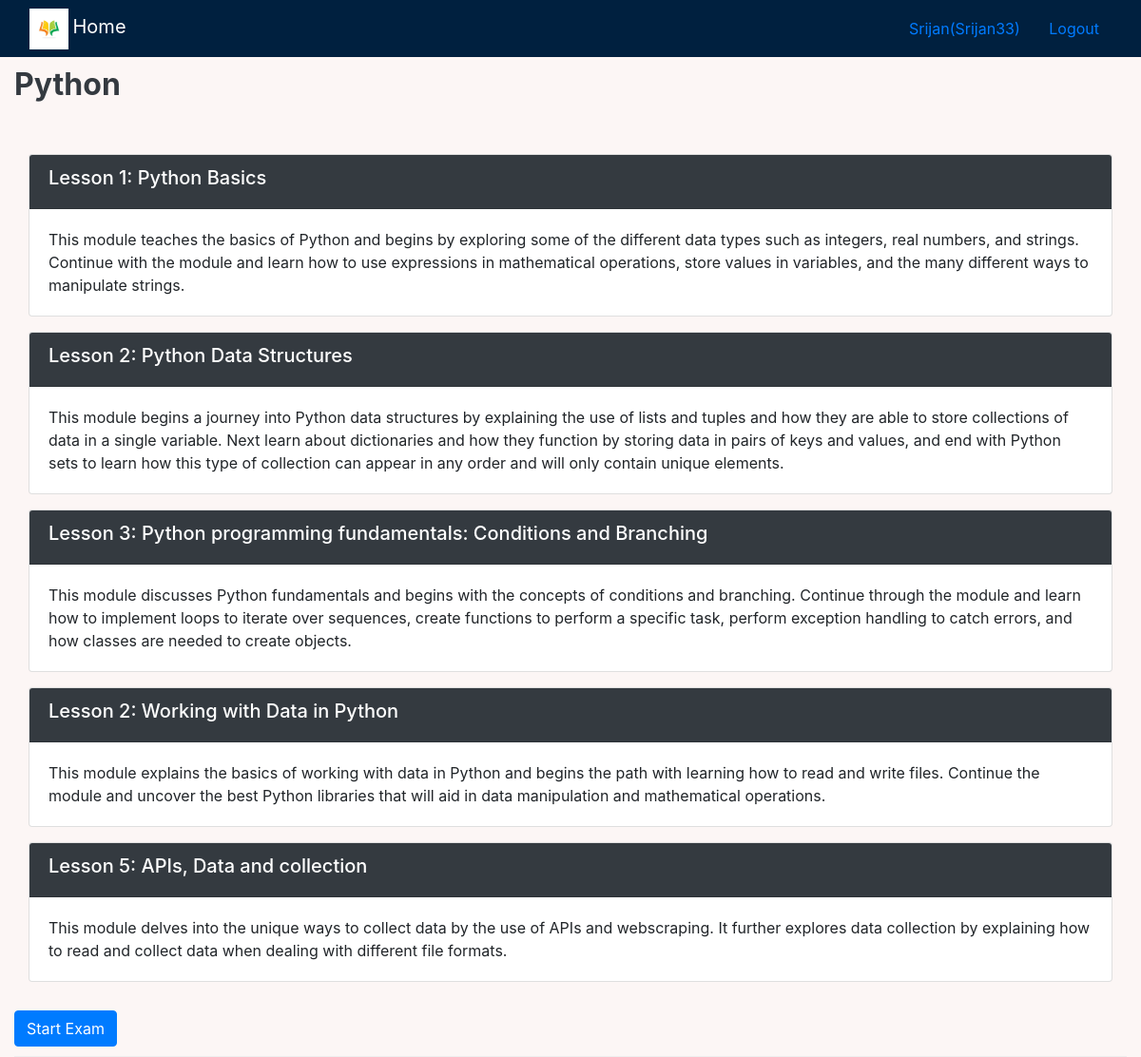
Page /2/ (signed in) on the committed database.
### onlinecourse/models.py (models this page shows, shortened)
class Course(models.Model):
    name = models.CharField(null=False, max_length=30, default='online course')
    image = models.ImageField(upload_to='course_images/')
    description = models.CharField(max_length=1000)
    pub_date = models.DateField(null=True)
    instructors = models.ManyToManyField(Instructor)
    users = models.ManyToManyField(settings.AUTH_USER_MODEL, through='Enrollment')
    total_enrollment = models.IntegerField(default=0)
    is_enrolled = False

class Lesson(models.Model):
    title = models.CharField(max_length=200, default="title")
    order = models.IntegerField(default=0)
    course = models.ForeignKey(Course, on_delete=models.CASCADE)
    content = models.TextField()

### onlinecourse/views.py (the view)
# urls.py: path('<int:pk>/', views.CourseDetailView.as_view(), name='course_details'),
class CourseDetailView(generic.DetailView):
    model = Course
    template_name = 'onlinecourse/course_detail_bootstrap.html'

### onlinecourse/templates/onlinecourse/course_detail_bootstrap.html (shortened to what this page needs)
<!DOCTYPE html>
<html lang="en">
<head>
     {% load static %}
    <link rel="stylesheet" href="https://maxcdn.bootstrapcdn.com/bootstrap/4.5.2/css/bootstrap.min.css">
    <link rel="stylesheet" href="{% static '/css/main.css' %}">
</head>
<body>
    <nav class="navbar navbar-dark navbar-expand-sm">
        <div class="container-fluid">
            <div class="navbar-header">
                <img src="{% static 'media/logo.png' %}" heigth="30" width="41">
                  <a class="navbar-brand" href="{% url 'onlinecourse:index' %}">Home</a>
            </div>
            <ul class="nav navbar-nav navbar-right">
                {% if user.is_authenticated %}
                <li>
                    <a class="btn btn-link" href="#">{{ user.first_name }}({{ user.username }})</a>
                    <a class="btn btn-link" href="{% url 'onlinecourse:logout' %}">Logout</a>
                </li>
                {% endif %}
            </ul>
        </div>
    </nav>
    <div class="container-fluid">
        <div class="row row-content">
            <h2 class="text text-dark font-weight-bold">{{ course.name }}</h2>
            <div class="row">
            <div class="card-columns-vertical">
                {% for lesson in course.lesson_set.all %}
                    <div class="card mt-3">
                        <div class="card-header bg-dark text-white"><h5>Lesson {{lesson.order|add:1}}: {{lesson.title}}</h5></div>
                        <div class="card-body">{{lesson.content}}</div>
                    </div>
                {% endfor %}
            </div>
            </div>
            <button type="button" class="btn btn-primary" data-toggle="collapse" data-target="#exam">
                <a class = "text text-white"  href="#exam">Start Exam
                </a>
                </button>
    </div>
</body>
</html>

### static/css/main.css (style rules this page uses)
body { background-color: #FCF6F5FF; }
nav { background-color: #00203FFF; }
.row-content { margin: 0px auto; padding: 10px 0px; border-bottom: 1px ridge; min-height: 400px; }
.card-columns-vertical { margin: 0px auto; padding: 30px; }

### rows in the picture
Course: name "Python"
Lesson: order|add "1", title "Python Basics", content "This module teaches the basics of Python and begins by exploring some of the different data types such as integers, real numbers, and strings. Continue with the module and learn how to use expressions in mathematical operations, store values in variables, and the many different ways to manipulate strings."
Lesson: order|add "2", title "Python Data Structures", content "This module begins a journey into Python data structures by explaining the use of lists and tuples and how they are able to store collections of data in a single variable. Next learn about dictionaries and how they function by storing data in pairs of keys and values, and end with Python sets to learn how this type of collection can appear in any order and will only contain unique elements."
Lesson: order|add "3", title "Python programming fundamentals: Conditions and Branching", content "This module discusses Python fundamentals and begins with the concepts of conditions and branching. Continue through the module and learn how to implement loops to iterate over sequences, create functions to perform a specific task, perform exception handling to catch errors, and how classes are needed to create objects."
Lesson: order|add "2", title "Working with Data in Python", content "This module explains the basics of working with data in Python and begins the path with learning how to read and write files. Continue the module and uncover the best Python libraries that will aid in data manipulation and mathematical operations."
Lesson: order|add "5", title "APIs, Data and collection", content "This module delves into the unique ways to collect data by the use of APIs and webscraping. It further explores data collection by explaining how to read and collect data when dealing with different file formats."

### other values in the picture
{{ user.first_name }} "Srijan"
{{ user.username }} "Srijan33"
